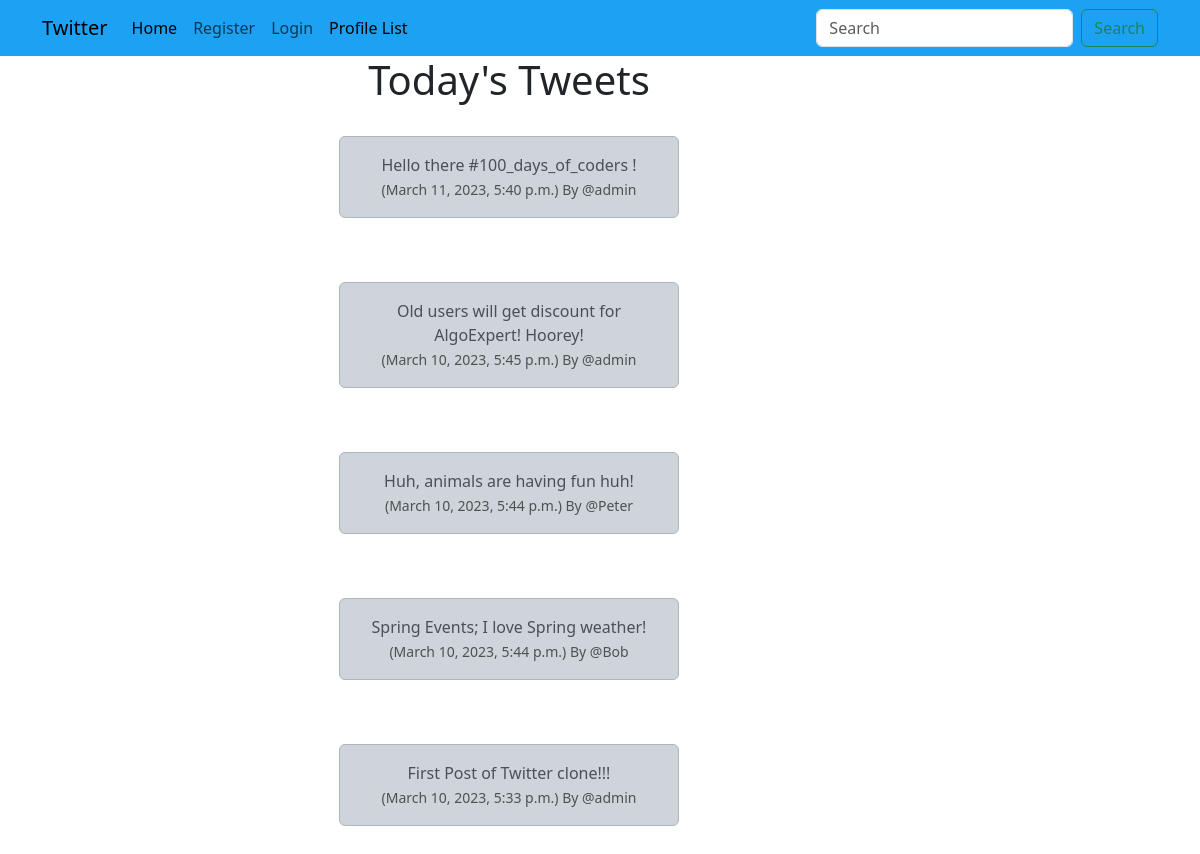
The app's page /, older data.
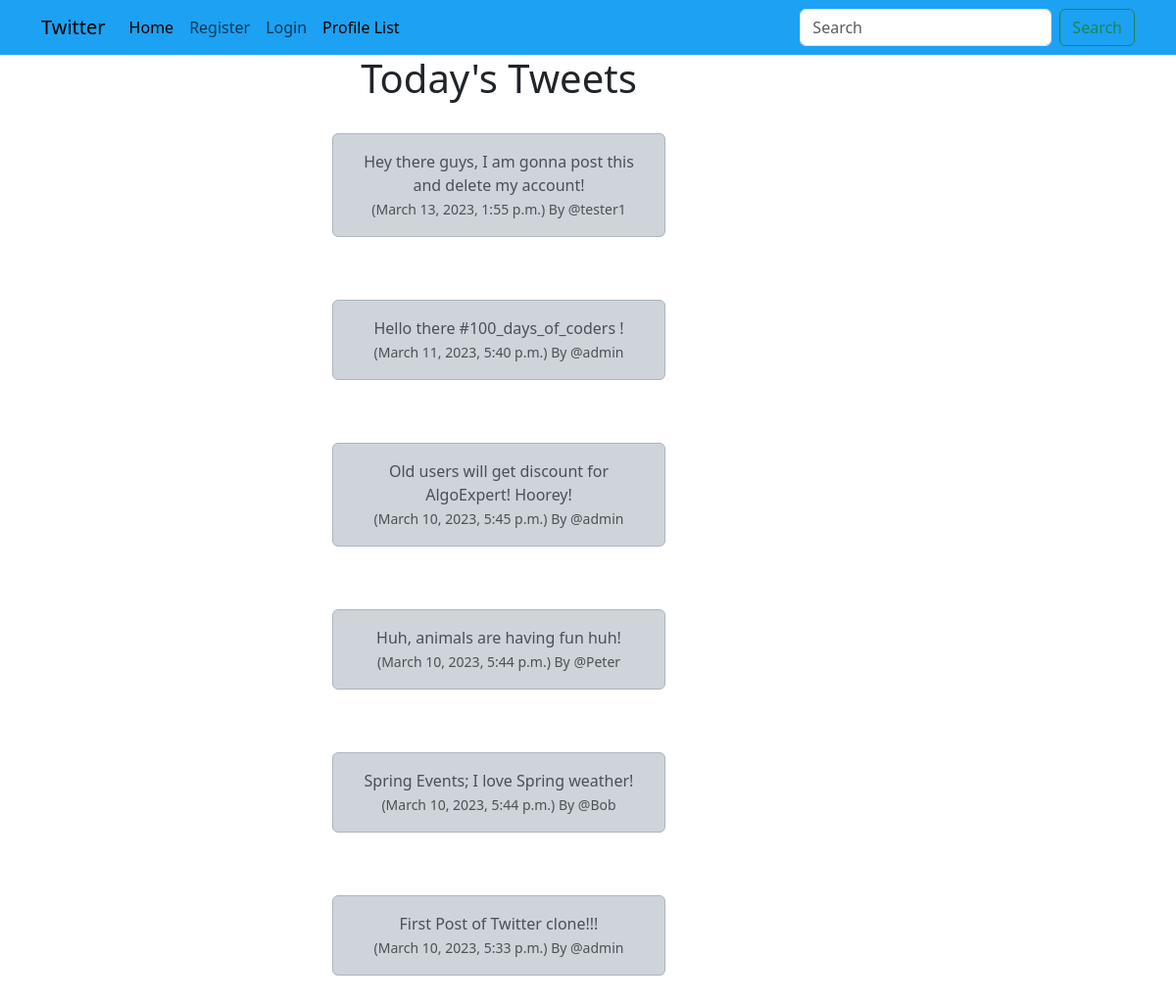
The same page, newer data.
### main/models.py (models this page shows, shortened)
class Tweet(models.Model):
    user = models.ForeignKey(
        User, related_name="tweets",
        on_delete=models.DO_NOTHING
    )
    body = models.CharField(max_length=255)
    created_at = models.DateTimeField(auto_now_add=True)

### main/views.py (the view)
# urls.py: path("", views.home, name="home"),
def home(request):
    tweets = Tweet.objects.all().order_by("-created_at")
    if request.user.is_authenticated:
        form = TweetForm(request.POST or None)
        if request.method == "POST":
            if form.is_valid():
                tweet = form.save(commit=False)
                tweet.user = request.user
                tweet.save()
                messages.success(request, "Your tweet added successfully!")
                return redirect("home")
        return render(request, "home.html", {"tweets": tweets, "form": form})
    else:
        return render(request, "home.html", {"tweets": tweets})

### templates/home.html (shortened to what this page needs)
{% extends 'base.html' %}
{% block content %}
	<div class="container text-center">
		<div class="row">
			<div class="col-8">
	<h1>Today's Tweets</h1>
<br/>
	{% for tweet in tweets %}
		<div class="alert alert-dark" role="alert">
		  {{ tweet.body }}<br/>
		  <small class="text-muted">
		  	({{ tweet.created_at}}) By
		  	@{{ tweet.user.username }}
		  </small>
		</div><br/><br/>
	{% endfor %}
</div>
				<br/><br/><br/>
</div>
</div>
{% endblock %}

Row changes from the older to the newer data that the page shows:
added Tweet: body "Hey there guys, I am gonna post this and delete my account!", created_at "March 13, 2023, 1:55 p.m.", user.username "tester1"
